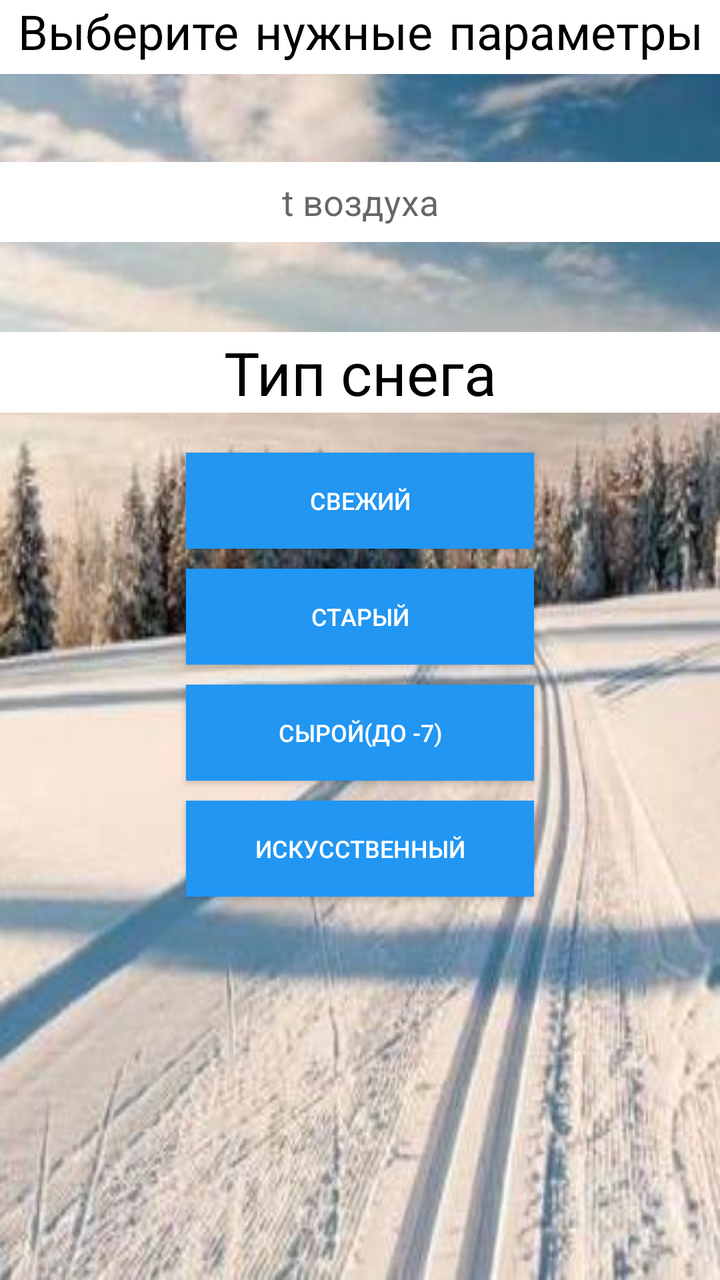
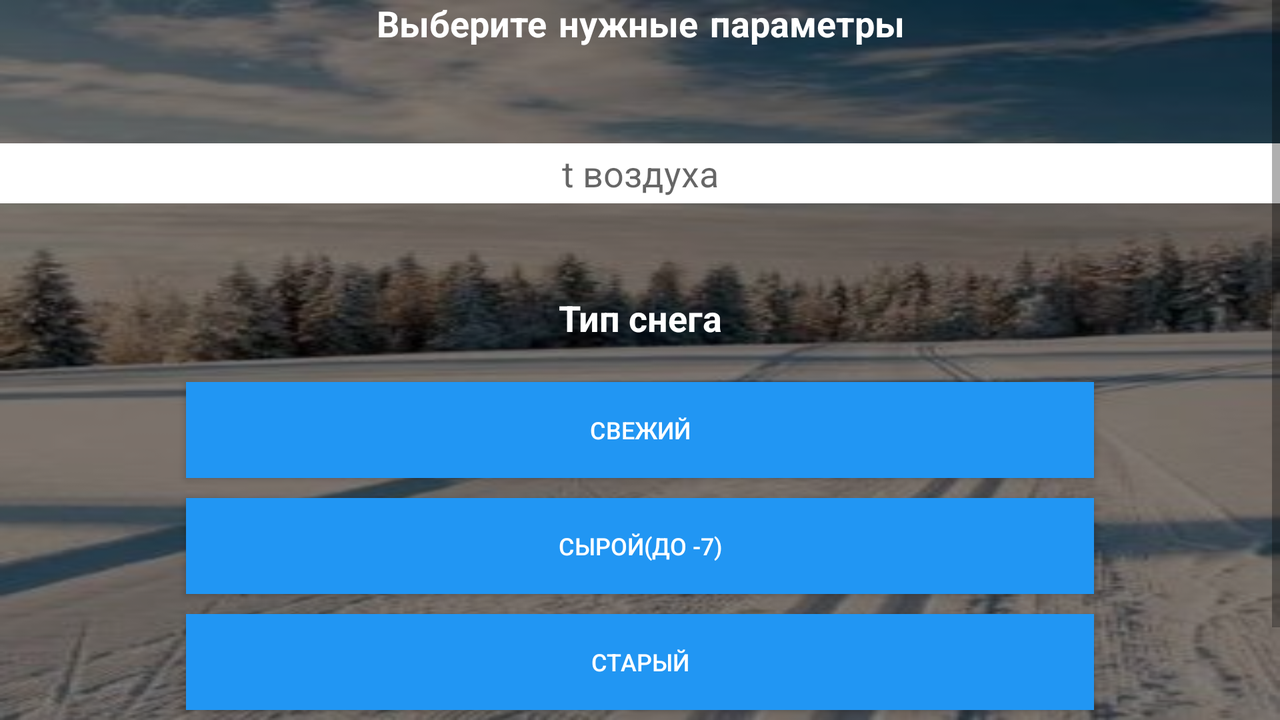

An Android layout and its configuration variant, each rendered on a device that would load it. The default file and the variant file are quoted in full after the pictures.
<!-- AndroidManifest.xml: application theme AppTheme -->
<!-- res/layout/activity_ski_forecaster.xml -->
<?xml version="1.0" encoding="utf-8"?>
<androidx.constraintlayout.widget.ConstraintLayout xmlns:android="http://schemas.android.com/apk/res/android"
    xmlns:app="http://schemas.android.com/apk/res-auto"
    xmlns:tools="http://schemas.android.com/tools"
    android:layout_width="match_parent"
    android:layout_height="match_parent"
    android:background="@mipmap/first_background"
    tools:context=".ski_forecaster.SkiForecaster" >

    <TextView
        android:id="@+id/first_title"
        android:layout_width="match_parent"
        android:layout_height="wrap_content"
        android:autoText="false"
        android:background="@android:color/white"
        android:fontFamily="casual"
        android:text="@string/first_title"
        android:textAlignment="center"
        android:textColor="@android:color/black"
        android:textSize="24sp"
        app:layout_constraintEnd_toEndOf="parent"
        app:layout_constraintStart_toStartOf="parent"
        tools:layout_editor_absoluteY="100dp"
        tools:ignore="MissingConstraints" />

    <EditText
        android:id="@+id/air_temperature"
        android:layout_width="match_parent"
        android:layout_height="40dp"
        android:layout_marginTop="44dp"
        android:background="@android:color/white"
        android:ems="10"
        android:hint="@string/air_temperature"
        android:inputType="phone"
        android:textAlignment="center"
        app:layout_constraintTop_toBottomOf="@+id/first_title"
        tools:layout_editor_absoluteX="0dp" />

    <Button
        android:id="@+id/btn_old"
        android:layout_width="match_parent"
        android:layout_height="wrap_content"
        android:layout_marginStart="93dp"
        android:layout_marginTop="10dp"
        android:layout_marginEnd="93dp"
        android:background="@color/colorPrimaryBlue"
        android:text="@string/old"
        android:textColor="@color/colorPrimaryWhite"
        android:textSize="12sp"
        app:layout_constraintEnd_toEndOf="parent"
        app:layout_constraintStart_toStartOf="parent"
        app:layout_constraintTop_toBottomOf="@+id/btn_fresh" />

    <Button
        android:id="@+id/btn_fresh"
        android:layout_width="0dp"
        android:layout_height="wrap_content"
        android:layout_marginStart="93dp"
        android:layout_marginTop="20dp"
        android:layout_marginEnd="93dp"
        android:background="@color/colorPrimaryBlue"
        android:text="@string/fresh"
        android:textColor="@color/colorPrimaryWhite"
        android:textSize="12sp"
        android:typeface="normal"
        app:layout_constraintEnd_toEndOf="parent"
        app:layout_constraintStart_toStartOf="parent"
        app:layout_constraintTop_toBottomOf="@+id/textView4" />

    <Button
        android:id="@+id/btn_crude"
        android:layout_width="match_parent"
        android:layout_height="wrap_content"
        android:layout_marginStart="93dp"
        android:layout_marginTop="10dp"
        android:layout_marginEnd="93dp"
        android:background="@color/colorPrimaryBlue"
        android:text="@string/crude"
        android:textColor="@color/colorPrimaryWhite"
        android:textSize="12sp"
        app:layout_constraintEnd_toEndOf="parent"
        app:layout_constraintStart_toStartOf="parent"
        app:layout_constraintTop_toBottomOf="@+id/btn_old" />

    <Button
        android:id="@+id/btn_artificial"
        android:layout_width="match_parent"
        android:layout_height="wrap_content"
        android:layout_marginStart="93dp"
        android:layout_marginTop="10dp"
        android:layout_marginEnd="93dp"
        android:background="@color/colorPrimaryBlue"
        android:text="@string/artificial"
        android:textColor="@color/colorPrimaryWhite"
        android:textSize="12sp"
        app:layout_constraintEnd_toEndOf="parent"
        app:layout_constraintStart_toStartOf="parent"
        app:layout_constraintTop_toBottomOf="@+id/btn_crude" />

    <TextView
        android:id="@+id/textView4"
        android:layout_width="match_parent"
        android:layout_height="wrap_content"
        android:layout_marginTop="45dp"
        android:background="@android:color/white"
        android:text="@string/type_of_snow"
        android:textAlignment="center"
        android:textColor="@android:color/black"
        android:textSize="30sp"
        app:layout_constraintTop_toBottomOf="@+id/air_temperature"
        tools:layout_editor_absoluteX="16dp" />

</androidx.constraintlayout.widget.ConstraintLayout>
<!-- resources referenced by this layout -->
<resources>
  <color name="colorPrimaryBlue">#2196F3</color>
  <color name="colorPrimaryWhite">#FFFFFF</color>
  <!-- mipmap first_background: jpeg bitmap (mipmap-hdpi, 24348 bytes) -->
  <string name="air_temperature">t воздуха</string>
  <string name="artificial">Искусственный</string>
  <string name="crude">Сырой(до -7)</string>
  <string name="first_title">Выберите нужные параметры</string>
  <string name="fresh">Свежий</string>
  <string name="old">Старый</string>
  <string name="type_of_snow">Тип снега</string>
  <style name="AppTheme" parent="Theme.AppCompat.Light.DarkActionBar">
          
          <item name="colorPrimary">@color/colorPrimary</item>
          <item name="colorPrimaryDark">@color/colorPrimaryDark</item>
          <item name="colorAccent">@color/colorAccent</item>
      </style>
  <color name="colorPrimary">#008577</color>
  <color name="colorPrimaryDark">#00574B</color>
  <color name="colorAccent">#D81B60</color>
</resources>
<!-- res/layout-land/activity_ski_forecaster.xml (the author's variant of the layout above) -->
<!-- drawn on the phone turned sideways -->
<?xml version="1.0" encoding="utf-8"?>
    <androidx.constraintlayout.widget.ConstraintLayout xmlns:android="http://schemas.android.com/apk/res/android"
        xmlns:app="http://schemas.android.com/apk/res-auto"
        xmlns:tools="http://schemas.android.com/tools"
        android:layout_width="match_parent"
        android:layout_height="match_parent"
        android:background="@mipmap/first_background"
        tools:context=".ski_forecaster.SkiForecaster" >


        <ScrollView
            android:layout_width="match_parent"
            android:layout_height="match_parent"
            android:background="#81000000">

            <LinearLayout
                android:layout_width="match_parent"
                android:layout_height="wrap_content"
                android:orientation="vertical">

                <TextView
                    android:id="@+id/first_title"
                    android:layout_width="match_parent"
                    android:layout_height="wrap_content"
                    android:autoText="false"
                    android:fontFamily="casual"
                    android:text="@string/first_title"
                    android:textAlignment="center"
                    android:textColor="@color/colorPrimaryWhite"
                    android:textSize="18sp"
                    android:textStyle="bold"
                    tools:ignore="MissingConstraints" />

                <EditText
                    android:id="@+id/air_temperature"
                    android:layout_width="match_parent"
                    android:layout_height="30dp"
                    android:layout_marginTop="44dp"
                    android:background="@android:color/white"
                    android:ems="10"
                    android:hint="@string/air_temperature"
                    android:inputType="phone"
                    android:textAlignment="center" />

                <TextView
                    android:id="@+id/textView4"
                    android:layout_width="match_parent"
                    android:layout_height="wrap_content"
                    android:layout_marginTop="45dp"
                    android:text="@string/type_of_snow"
                    android:textAlignment="center"
                    android:textColor="@color/colorPrimaryWhite"
                    android:textSize="18sp"
                    android:textStyle="bold" />

                <Button
                    android:id="@+id/btn_fresh"
                    android:layout_width="match_parent"
                    android:layout_height="wrap_content"
                    android:layout_marginStart="93dp"
                    android:layout_marginTop="20dp"
                    android:layout_marginEnd="93dp"
                    android:background="@color/colorPrimaryBlue"
                    android:text="@string/fresh"
                    android:textColor="@color/colorPrimaryWhite"
                    android:textSize="12sp"
                    android:typeface="normal" />

                <Button
                    android:id="@+id/btn_crude"
                    android:layout_width="match_parent"
                    android:layout_height="wrap_content"
                    android:layout_marginStart="93dp"
                    android:layout_marginTop="10dp"
                    android:layout_marginEnd="93dp"
                    android:background="@color/colorPrimaryBlue"
                    android:text="@string/crude"
                    android:textColor="@color/colorPrimaryWhite"
                    android:textSize="12sp" />

                <Button
                    android:id="@+id/btn_old"
                    android:layout_width="match_parent"
                    android:layout_height="wrap_content"
                    android:layout_marginStart="93dp"
                    android:layout_marginTop="10dp"
                    android:layout_marginEnd="93dp"
                    android:background="@color/colorPrimaryBlue"
                    android:text="@string/old"
                    android:textColor="@color/colorPrimaryWhite"
                    android:textSize="12sp" />

                <Button
                    android:id="@+id/btn_artificial"
                    android:layout_width="match_parent"
                    android:layout_height="wrap_content"
                    android:layout_marginStart="93dp"
                    android:layout_marginTop="10dp"
                    android:layout_marginEnd="93dp"
                    android:background="@color/colorPrimaryBlue"
                    android:text="@string/artificial"
                    android:textColor="@color/colorPrimaryWhite"
                    android:textSize="12sp" />

            </LinearLayout>
        </ScrollView>

</androidx.constraintlayout.widget.ConstraintLayout>
